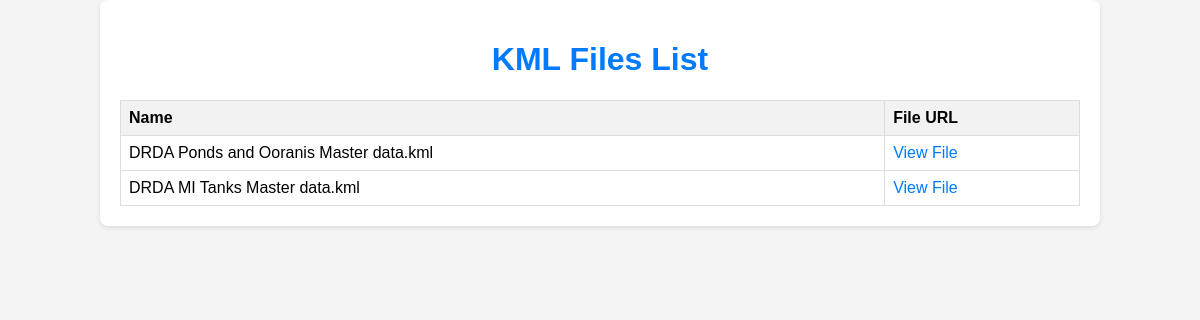
Before: /kml-files/ with the older database file.
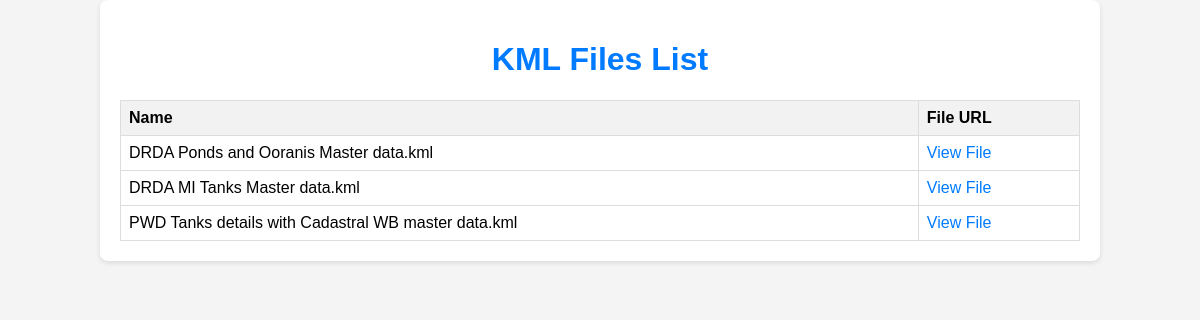
After: the same page with the newer database file.
### waterbodies_app/models.py (models this page shows, shortened)
class KMLFilesz(models.Model):
    name = models.CharField(max_length=255)
    kml_file = models.FileField(upload_to='kml_files/')
    original_kmz_file = models.FileField(upload_to='kmz_files/', null=True, blank=True)
    uploaded_at = models.DateTimeField(auto_now_add=True)

### waterbodies_app/views.py (the view)
# urls.py: path('kml-files/', kml_files_list, name='kml_files_list'),
def kml_files_list(request):
    fs = FileSystemStorage()
    kml_files = KMLFilesz.objects.all()
    kml_files_data = []
    for kml in kml_files:
        kml_files_data.append({
            'name': kml.name,
            'file_url': fs.url(kml.kml_file.name)
        })
    return render(request, 'kml_files_list.html', {'kml_files_data': kml_files_data})

### templates/kml_files_list.html (shortened to what this page needs)
<!DOCTYPE html>
<html>
<head>
</head>
<body>
    <div class="container">
        <h1>KML Files List</h1>
        <table>
            <thead>
                <tr>
                    <th>Name</th>
                    <th>File URL</th>
                </tr>
            </thead>
            <tbody>
                {% for kml in kml_files_data %}
                <tr>
                    <td>{{ kml.name }}</td>
                    <td><a href="{{ kml.file_url }}" target="_blank">View File</a></td>
                </tr>
                {% empty %}
                <tr>
                    <td colspan="2">No KML files available.</td>
                </tr>
                {% endfor %}
            </tbody>
        </table>
    </div>
</body>
</html>

Changed rows visible on the page:
added KMLFilesz: name "PWD Tanks details with Cadastral WB master data.kml"
Other visible differences:
new list line: "View File"
